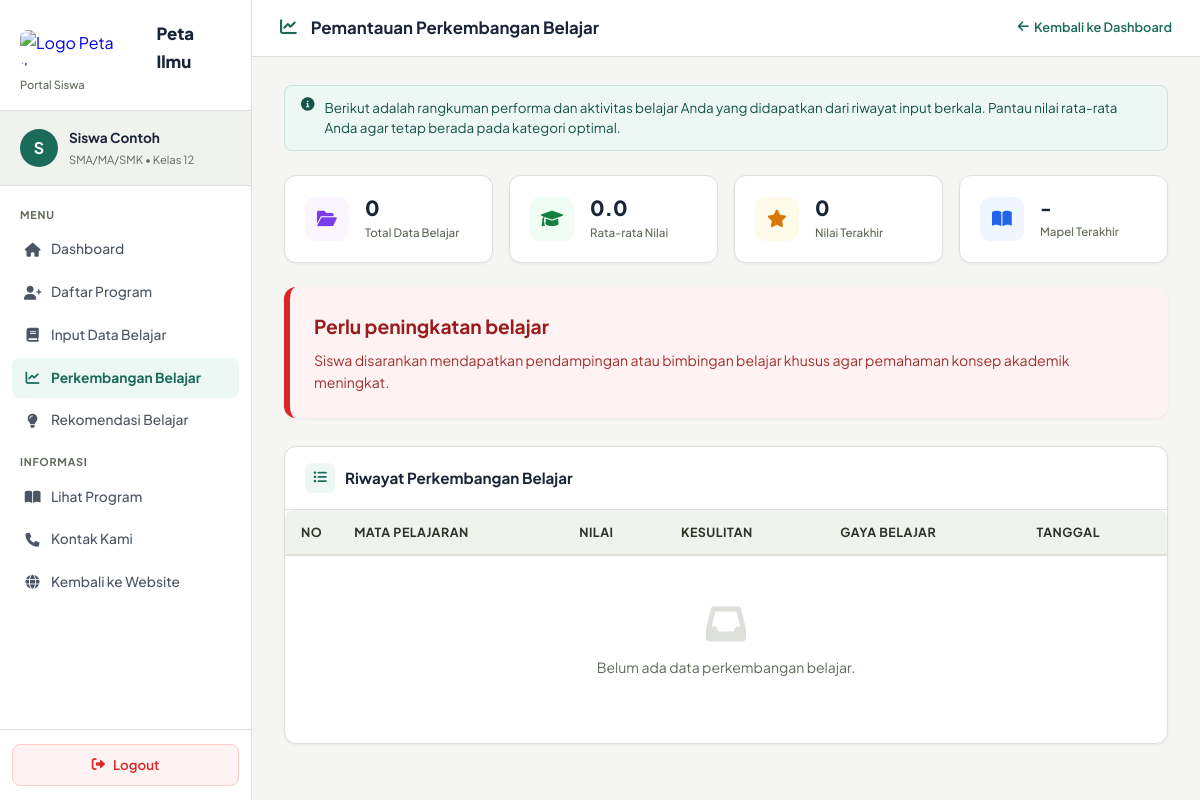
Page /perkembangan_belajar.php (signed in) on the committed database.
### tables this page shows
CREATE TABLE IF NOT EXISTS students (
    id INT AUTO_INCREMENT PRIMARY KEY,
    username VARCHAR(100) NOT NULL UNIQUE,
    nama VARCHAR(255) NOT NULL,
    email VARCHAR(255) NOT NULL,
    password VARCHAR(255) NOT NULL,
    jenjang VARCHAR(20) NOT NULL,
    kelas VARCHAR(20) NOT NULL,
    created_at TIMESTAMP DEFAULT CURRENT_TIMESTAMP
);

### config/database.php (called while the page is built)
<?php
class Database {
    private $host = 'localhost';
    private $dbname = 'peta_ilmu';
    private $username = 'root';
    private $password = '';
    private $charset = 'utf8mb4';
    private $pdo;
    public function __construct() {
        try {
            $dsn = "mysql:host=$this->host;dbname=$this->dbname;charset=$this->charset";
            $options = [
                PDO::ATTR_ERRMODE            => PDO::ERRMODE_EXCEPTION,
                PDO::ATTR_DEFAULT_FETCH_MODE => PDO::FETCH_ASSOC,
                PDO::ATTR_EMULATE_PREPARES   => false,
            ];
            $this->pdo = new PDO($dsn, $this->username, $this->password, $options);
        } catch (PDOException $e) {
            error_log('Database Connection Error: ' . $e->getMessage());
            throw new PDOException('Could not connect to the database.');
        }
    }
    public function getConnection() {
        return $this->pdo;
    }
}
?>

### classes/StudentManager.php (called while the page is built, shortened)
<?php
require_once __DIR__ . '/../config/database.php';
class StudentManager {
    private $pdo;
    public function __construct() {
        $db = new Database();
        $this->pdo = $db->getConnection();
    }
    public function getStudentById($id) {
        try {
            $query = "SELECT id, nama, email, jenjang, kelas, created_at FROM students WHERE id = :id";
            $stmt  = $this->pdo->prepare($query);
            $stmt->execute([':id' => $id]);
            return $stmt->fetch(PDO::FETCH_ASSOC);
        } catch (PDOException $e) {
            error_log('Get Student Error: ' . $e->getMessage());
            return null;
        }
    }
}
?>

### classes/LearningDataManager.php (called while the page is built, shortened)
<?php
require_once __DIR__ . '/../config/database.php';
class LearningDataManager {
    private $conn;
    public function __construct() {
        $database = new Database();
        $this->conn = $database->getConnection();
    }
    public function getLearningDataByStudent($student_id) {
        $query = "SELECT * FROM learning_data
                  WHERE student_id = :student_id
                  ORDER BY tanggal_input DESC";
        $stmt = $this->conn->prepare($query);
        $stmt->bindParam(':student_id', $student_id);
        $stmt->execute();
        return $stmt->fetchAll(PDO::FETCH_ASSOC);
    }
}
?>

### perkembangan_belajar.php (the view, shortened to what this page needs)
<?php
require_once __DIR__ . '/classes/LearningDataManager.php';
require_once __DIR__ . '/classes/StudentManager.php';
$learningManager = new LearningDataManager();
$studentManager = new StudentManager();
$student = $studentManager->getStudentById($_SESSION['student_id']);
$dataBelajar = $learningManager->getLearningDataByStudent($_SESSION['student_id']);
$totalData = count($dataBelajar);
$totalNilai = 0;
$nilaiTerakhir = 0;
$mapelTerakhir = "-";
if ($totalData > 0) {
    $rataRata = $totalNilai / $totalData;
    $nilaiTerakhir = $dataBelajar[0]['nilai'];
    $mapelTerakhir = $dataBelajar[0]['mata_pelajaran'];
} else {
    $rataRata = 0;
}
if ($rataRata >= 80) {
    $statusClass = "success";
    $statusText = "Perkembangan belajar baik";
    $keterangan = "Siswa menunjukkan hasil belajar yang sangat baik. Pertahankan konsistensi dan intensitas belajar Anda!";
} elseif ($rataRata >= 60) {
    $statusClass = "warning";
    $statusText = "Perkembangan belajar cukup";
    $keterangan = "Siswa sudah cukup memahami materi dengan baik, namun disarankan melakukan latihan soal tambahan untuk memperkuat konsep.";
} else {
    $statusClass = "danger";
    $statusText = "Perlu peningkatan belajar";
    $keterangan = "Siswa disarankan mendapatkan pendampingan atau bimbingan belajar khusus agar pemahaman konsep akademik meningkat.";
}
function jenjangLabel($j) {
    return match(strtolower($j)) {
        'sd'  => 'SD/MI',
        'smp' => 'SMP/MTs',
        'sma' => 'SMA/MA/SMK',
        default => strtoupper($j),
    };
}
?>
<!DOCTYPE html>
<html lang="id">
<head>
    <link rel="stylesheet" href="https://cdnjs.cloudflare.com/ajax/libs/font-awesome/6.0.0/css/all.min.css" />
    <link rel="stylesheet" href="stylemain.css" />
    <link rel="stylesheet" href="siswa_portal.css" />
</head>
<body>
<aside class="sidebar">
    <div class="sidebar-brand">
        <a href="siswa_dashboard.php">
            <img src="images/IMG_3898.PNG" alt="Logo Peta Ilmu" />
            <h2>Peta Ilmu</h2>
        </a>
        <p>Portal Siswa</p>
    </div>
    <div class="sidebar-user">
        <div class="user-avatar">
            <?php echo strtoupper(mb_substr($student['nama'], 0, 1)); ?>
        </div>
        <div class="user-info">
            <div class="name"><?php echo htmlspecialchars($student['nama']); ?></div>
            <div class="role">
                <?php echo jenjangLabel($student['jenjang']); ?> &bull;
                Kelas <?php echo htmlspecialchars($student['kelas']); ?>
            </div>
        </div>
    </div>
    <nav class="sidebar-nav">
        <div class="nav-label">Menu</div>
        <a href="siswa_dashboard.php">
            <i class="fas fa-home"></i> Dashboard
        </a>
        <a href="pendaftaran.php">
            <i class="fas fa-user-plus"></i> Daftar Program
        </a>
        <a href="input_data_belajar.php">
            <i class="fas fa-book"></i> Input Data Belajar
        </a>
        <a href="perkembangan_belajar.php" class="active">
            <i class="fas fa-chart-line"></i> Perkembangan Belajar
        </a>
        <a href="rekomendasi_belajar.php">
            <i class="fas fa-lightbulb"></i> Rekomendasi Belajar
        </a>
        <div class="nav-label" style="margin-top:8px;">Informasi</div>
        <a href="program.php">
            <i class="fas fa-book-open"></i> Lihat Program
        </a>
        <a href="kontak.php">
            <i class="fas fa-phone"></i> Kontak Kami
        </a>
        <a href="index.php">
            <i class="fas fa-globe"></i> Kembali ke Website
        </a>
    </nav>
    <div class="sidebar-footer">
        <a href="siswa_logout.php" class="btn-logout">
            <i class="fas fa-sign-out-alt"></i> Logout
        </a>
    </div>
</aside>
<div class="main">
    <div class="topbar">
        <h1>
            <i class="fas fa-chart-line" style="color:var(--primary);margin-right:6px;"></i>
            Pemantauan Perkembangan Belajar
        </h1>
        <a href="siswa_dashboard.php" class="site-link">
            <i class="fas fa-arrow-left"></i> Kembali ke Dashboard
        </a>
    </div>
    <div class="page-body">
        <div class="info-banner">
            <i class="fas fa-info-circle"></i>
            <span>
                Berikut adalah rangkuman performa dan aktivitas belajar Anda yang didapatkan dari riwayat input berkala.
                Pantau nilai rata-rata Anda agar tetap berada pada kategori optimal.
            </span>
        </div>
        <div class="stats-grid">
            <div class="stat-card">
                <div class="stat-icon purple"><i class="fas fa-folder-open"></i></div>
                <div class="stat-info">
                    <div class="val"><?php echo $totalData; ?></div>
                    <div class="lbl">Total Data Belajar</div>
                </div>
            </div>
            <div class="stat-card">
                <div class="stat-icon green"><i class="fas fa-graduation-cap"></i></div>
                <div class="stat-info">
                    <div class="val"><?php echo number_format($rataRata, 1); ?></div>
                    <div class="lbl">Rata-rata Nilai</div>
                </div>
            </div>
            <div class="stat-card">
                <div class="stat-icon orange"><i class="fas fa-star"></i></div>
                <div class="stat-info">
                    <div class="val"><?php echo $nilaiTerakhir; ?></div>
                    <div class="lbl">Nilai Terakhir</div>
                </div>
            </div>
            <div class="stat-card">
                <div class="stat-icon blue"><i class="fas fa-book-open"></i></div>
                <div class="stat-info">
                    <div class="val" style="font-size: 1.15rem; white-space: nowrap; text-overflow: ellipsis; overflow: hidden; max-width: 130px;"><?php echo htmlspecialchars($mapelTerakhir); ?></div>
                    <div class="lbl">Mapel Terakhir</div>
                </div>
            </div>
        </div>
        <div class="custom-status-box <?php echo $statusClass; ?>">
            <h3><?php echo $statusText; ?></h3>
            <p><?php echo $keterangan; ?></p>
        </div>
        <div class="card">
            <div class="card-header">
                <div class="header-icon"><i class="fas fa-list-ul"></i></div>
                <h3>Riwayat Perkembangan Belajar</h3>
            </div>
            <div class="card-body" style="padding: 0;">
                <div class="table-responsive">
                    <table>
                        <thead>
                            <tr>
                                <th style="width: 50px;">No</th>
                                <th>Mata Pelajaran</th>
                                <th>Nilai</th>
                                <th>Kesulitan</th>
                                <th>Gaya Belajar</th>
                                <th>Tanggal</th>
                            </tr>
                        </thead>
                        <tbody>
                            <?php if ($totalData > 0): ?>
                                <?php $no = 1; ?>
                                <?php foreach ($dataBelajar as $data): ?>
                                    <tr>
                                        <td><?php echo $no++; ?></td>
                                        <td><strong><?php echo htmlspecialchars($data['mata_pelajaran']); ?></strong></td>
                                        <td>
                                            <span style="font-weight: 700; color: <?php echo $data['nilai'] >= 80 ? 'var(--success)' : ($data['nilai'] >= 60 ? 'var(--warning)' : 'var(--danger)'); ?>">
                                                <?php echo htmlspecialchars($data['nilai']); ?>
                                            </span>
                                        </td>
                                        <td>
                                            <span class="badge <?php echo $data['tingkat_kesulitan'] === 'Mudah' ? 'confirmed' : ($data['tingkat_kesulitan'] === 'Sedang' ? 'pending' : 'rejected'); ?>">
                                                <?php echo htmlspecialchars($data['tingkat_kesulitan']); ?>
                                            </span>
                                        </td>
                                        <td><?php echo htmlspecialchars($data['gaya_belajar']); ?></td>
                                        <td><small class="text-muted"><?php echo date('d M Y', strtotime($data['tanggal_input'])); ?></small></td>
                                    </tr>
                                <?php endforeach; ?>
                            <?php else: ?>
                                <tr>
                                    <td colspan="6" class="empty-state">
                                        <i class="fas fa-inbox"></i>
                                        <p>Belum ada data perkembangan belajar.</p>
                                    </td>
                                </tr>
                            <?php endif; ?>
                        </tbody>
                    </table>
                </div>
            </div>
        </div>
    </div>
</div>
</body>
</html>

### stylemain.css (style rules this page uses)
:root { --primary-color: #1a6b5a; --primary-hover: #155248; --primary-light: #edf7f4; --primary-mid: #2d9375; --secondary-color: #1a2438; --accent-color: #d97706; --accent-light: #fef3c7; --white: #ffffff; --light-color: #f7f8f6; --light-gray: #f0f2ee; --border-color: #dde0da; --gray-color: #5f6a5a; --dark-color: #2c3527; --success-color: #15803d; --warning-color: #d97706; --danger-color: #dc2626; --info-color: #0369a1; --section-padding: 80px 0; --container-max-width: 1180px; --border-radius-sm: 6px; --border-radius: 10px; --border-radius-lg: 16px; --border-radius-full: 9999px; --box-shadow-sm: 0 1px 3px rgba(26,36,56,0.06); --box-shadow: 0 4px 12px rgba(26,36,56,0.08); --box-shadow-md: 0 8px 24px rgba(26,36,56,0.10); --box-shadow-lg: 0 16px 40px rgba(26,36,56,0.13); --transition: all 0.22s ease; --font-sans: 'Plus Jakarta Sans', system-ui, sans-serif; --font-serif: 'Lora', Georgia, serif; }
*, *::before, *::after { margin:0; padding:0; box-sizing:border-box; }
body { font-family: var(--font-sans); background-color: var(--white); color: var(--dark-color); line-height: 1.65; overflow-x: hidden; -webkit-font-smoothing: antialiased; }

### perkembangan_belajar.php (style rules this page uses)
.custom-status-box { padding: 24px; border-radius: var(--radius); margin-bottom: 28px; border-left: 6px solid var(--primary); box-shadow: var(--box-shadow-sm); }
.custom-status-box.danger { border-color: var(--danger); background-color: #fef2f2; color: #991b1b; }
.custom-status-box h3 { font-size: 1.2rem; margin-bottom: 6px; font-weight: 700; color: inherit; }
.custom-status-box p { font-size: 0.88rem; line-height: 1.6; margin-bottom: 0; opacity: 0.9; }

### rows in the picture
students: nama "S", nama "Siswa Contoh", jenjang "SMA/MA/SMK", kelas "12"

### other values in the picture
$totalData "0"
$rataRata "0.0"
$nilaiTerakhir "0"
$mapelTerakhir "-"
$statusText "Perlu peningkatan belajar"
$keterangan "Siswa disarankan mendapatkan pendampingan atau bimbingan belajar khusus agar pemahaman konsep akademik meningkat."
